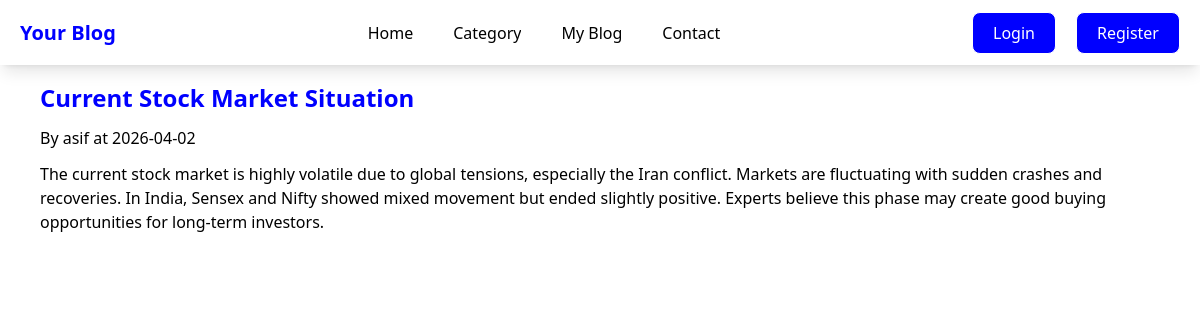
Page /blog/3 on the earlier database version.
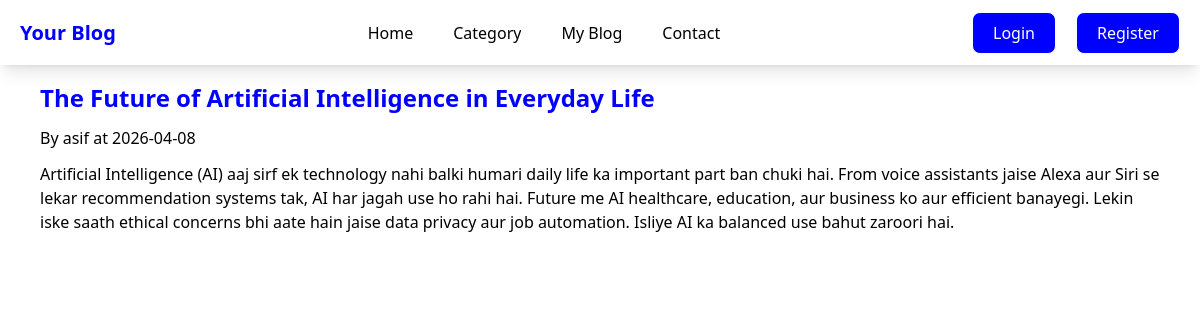
Same page on the later database version.
### models/model.py (models this page shows)
class BlogContant(db.Model):
     blogId = db.Column(db.Integer, primary_key = True)
     title = db.Column(db.String(200), nullable=False )
     contant = db.Column(db.Text, nullable=False)
     clreated_at =db.Column(db.DateTime, default= datetime.utcnow)
     auther = db.Column(db.String(200), nullable=False)

### app.py (the view)
@app.route('/blog/<int:id>', methods=['GET', 'POST'])
def bogconte(id):
     blog = BlogContant.query.filter_by(blogId=id).first()
     return render_template('blog.html', blog = blog)

### templates/blog.html (shortened to what this page needs)
{% extends 'base.html' %}
{% block contant %}
<div class=" p-3  flex flex-col flex-wrap gap-3 lg:px-10">
    <h1 class="text-2xl font-bold text-primery ">{{blog.title}}</h1>
    <p class="text-muted"> By {{blog.auther}} at {{ blog.clreated_at.strftime("%Y-%m-%d")}}</p>
    <p>{{ blog.contant}}</p>
</div>
{% endblock %}

### templates/base.html (shortened to what this page needs)
<!DOCTYPE html>
<html lang="en">
<head>
    <script src="https://cdn.jsdelivr.net/npm/@tailwindcss/browser@4"></script>
    <Link rel="stylesheet", href="{{url_for ('static', filename='style.css')}}">
</head>
<body>
  {% include 'nave.html' %}
    {% block contant %}{% endblock %}
</body>
</html>

### templates/nave.html
<div class=" fixed w-[100dvw] h-[65px] flex items-center justify-between px-2 lg:px-5 py-2 bg-white shadow-lg ">
    <div class="logo">
        <h1 class="text-xl text-primery font-bold">Your Blog</h1>
    </div>
        <ul class=" flex lg:gap-10 ">
            <li class="hover:text-primery"><a href="/">Home</a></li>
            <li class="hover:text-primery"><a href="#">Category</a></li>
            <li class="hover:text-primery"><a href="/blog/MyBlog">My Blog</a></li>
            <li class="hover:text-primery"><a href="#">Contact</a></li>
        </ul>
        {% if not 'user' in session %}
        <div class=" flex md:gap-5 gap-2">
        <a class=" border rounded-lg bg-primery text-center text-white py-2 px-5 hover:bg-blue-500 " href="/login">Login</a>
        <a class=" border rounded-lg bg-primery text-center text-white py-2 px-5 hover:bg-blue-500 " href="/register">Register</a>
        </div>
        {% else %}
        <div class=" flex items-center md:gap-5 gap-2">
        <h3 class="text-xl font-bold text-primery">{{session.user}}</h3>
        <a class=" border rounded-lg bg-primery text-center text-white py-2 px-5 hover:bg-blue-500 " href="/logout">Logout</a>
        </div>
        {% endif %}
</div>

### static/style.css (style rules this page uses)
* { box-sizing: border-box; overflow-x: hidden; }

Differences in the rows shown:
changed BlogContant "asif": title "Current Stock Market Situation" → "The Future of Artificial Intelligence in Everyday Life"; clreated_at "2026-04-02" → "2026-04-08"; contant "The current stock market is highly volatile due to global tensions, especially the Iran conflict. Markets are fluctuating with sudden crashes and recoveries. In India, Sensex and Nifty showed mixed movement but ended slightly positive. Experts believe this phase may create good buying opportunities for long-term investors." → "Artificial Intelligence (AI) aaj sirf ek technology nahi balki humari daily life ka important part ban chuki hai. From voice assistants jaise Alexa aur Siri se lekar recommendation systems tak, AI har jagah use ho rahi hai. Future me AI healthcare, education, aur business ko aur efficient banayegi. Lekin iske saath ethical concerns bhi aate hain jaise data privacy aur job automation. Isliye AI ka balanced use bahut zaroori hai."
